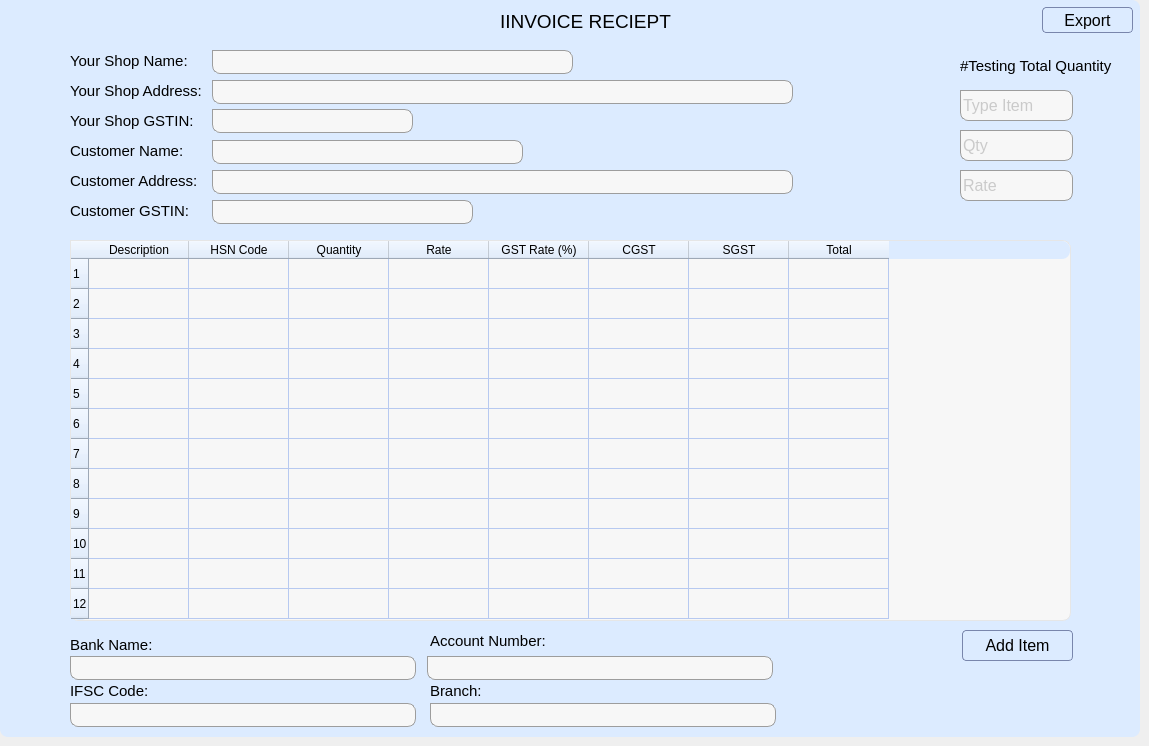
    <widget class="QWidget" name="tab_4">
     <attribute name="title">
      <string>Sale Bill</string>
     </attribute>
     <widget class="QWidget" name="widget_graph_6" native="true">
      <property name="geometry">
       <rect>
        <x>0</x>
        <y>0</y>
        <width>1140</width>
        <height>737</height>
       </rect>
      </property>
      <property name="styleSheet">
       <string notr="true">background-color: #dcebff;
       border-top-left-radius: 0px;   /* No radius on top-left */
    border-top-right-radius: 8px;  /* Rounded */
    border-bottom-left-radius: 8px; /* Rounded */
    border-bottom-right-radius: 8px; /* Rounded */

color: rgb(0, 0, 0);</string>
      </property>
      <widget class="QLineEdit" name="lineEdit_shop_name">
       <property name="geometry">
        <rect>
         <x>212</x>
         <y>50</y>
         <width>361</width>
         <height>24</height>
        </rect>
       </property>
       <property name="font">
        <font>
         <pointsize>12</pointsize>
        </font>
       </property>
       <property name="styleSheet">
        <string notr="true">background-color: rgb(247, 247, 247);
color: rgb(0, 0, 0);
border: 1px solid #9d9d9d;
color: rgb(0, 0, 0);</string>
       </property>
       <property name="placeholderText">
        <string/>
       </property>
      </widget>
      <widget class="QLineEdit" name="lineEdit_shop_address">
       <property name="geometry">
        <rect>
         <x>212</x>
         <y>80</y>
         <width>581</width>
         <height>24</height>
        </rect>
       </property>
       <property name="font">
        <font>
         <pointsize>12</pointsize>
        </font>
       </property>
       <property name="styleSheet">
        <string notr="true">background-color: rgb(247, 247, 247);
color: rgb(0, 0, 0);
border: 1px solid #9d9d9d;
color: rgb(157, 157, 157);</string>
       </property>
      </widget>
      <widget class="QLineEdit" name="lineEdit_shop_gstin">
       <property name="geometry">
        <rect>
         <x>212</x>
         <y>109</y>
         <width>201</width>
         <height>24</height>
        </rect>
       </property>
       <property name="font">
        <font>
         <pointsize>12</pointsize>
        </font>
       </property>
       <property name="styleSheet">
        <string notr="true">background-color: rgb(247, 247, 247);
color: rgb(0, 0, 0);
border: 1px solid #9d9d9d;
color: rgb(157, 157, 157);</string>
       </property>
      </widget>
      <widget class="QLineEdit" name="lineEdit_customer_name">
       <property name="geometry">
        <rect>
         <x>212</x>
         <y>140</y>
         <width>311</width>
         <height>24</height>
        </rect>
       </property>
       <property name="font">
        <font>
         <pointsize>12</pointsize>
        </font>
       </property>
       <property name="styleSheet">
        <string notr="true">background-color: rgb(247, 247, 247);
color: rgb(0, 0, 0);
border: 1px solid #9d9d9d;
color: rgb(157, 157, 157);</string>
       </property>
      </widget>
      <widget class="QLineEdit" name="lineEdit_customer_address">
       <property name="geometry">
        <rect>
         <x>212</x>
         <y>170</y>
         <width>581</width>
         <height>24</height>
        </rect>
       </property>
       <property name="font">
        <font>
         <pointsize>12</pointsize>
        </font>
       </property>
       <property name="styleSheet">
        <string notr="true">background-color: rgb(247, 247, 247);
color: rgb(0, 0, 0);
border: 1px solid #9d9d9d;
color: rgb(157, 157, 157);</string>
       </property>
      </widget>
      <widget class="QLineEdit" name="lineEdit_customer_gstin">
       <property name="geometry">
        <rect>
         <x>212</x>
         <y>200</y>
         <width>261</width>
         <height>24</height>
        </rect>
       </property>
       <property name="font">
        <font>
         <pointsize>12</pointsize>
        </font>
       </property>
       <property name="styleSheet">
        <string notr="true">background-color: rgb(247, 247, 247);
color: rgb(0, 0, 0);
border: 1px solid #9d9d9d;
color: rgb(157, 157, 157);</string>
       </property>
      </widget>
      <widget class="QLabel" name="label_3">
       <property name="geometry">
        <rect>
         <x>70</x>
         <y>50</y>
         <width>131</width>
         <height>21</height>
        </rect>
       </property>
       <property name="font">
        <font>
         <family>Segoe UI</family>
         <pointsize>11</pointsize>
         <italic>false</italic>
         <bold>false</bold>
        </font>
       </property>
       <property name="styleSheet">
        <string notr="true">color: rgb(0, 0, 0);</string>
       </property>
       <property name="text">
        <string>Your Shop Name:</string>
       </property>
      </widget>
      <widget class="QLabel" name="label_4">
       <property name="geometry">
        <rect>
         <x>70</x>
         <y>80</y>
         <width>141</width>
         <height>21</height>
        </rect>
       </property>
       <property name="font">
        <font>
         <family>Segoe UI</family>
         <pointsize>11</pointsize>
         <italic>false</italic>
         <bold>false</bold>
        </font>
       </property>
       <property name="styleSheet">
        <string notr="true">color: rgb(0, 0, 0);</string>
       </property>
       <property name="text">
        <string>Your Shop Address:</string>
       </property>
      </widget>
      <widget class="QLabel" name="label_5">
       <property name="geometry">
        <rect>
         <x>70</x>
         <y>110</y>
         <width>131</width>
         <height>21</height>
        </rect>
       </property>
       <property name="font">
        <font>
         <family>Segoe UI</family>
         <pointsize>11</pointsize>
         <italic>false</italic>
         <bold>false</bold>
        </font>
       </property>
       <property name="styleSheet">
        <string notr="true">color: rgb(0, 0, 0);</string>
       </property>
       <property name="text">
        <string>Your Shop GSTIN:</string>
       </property>
      </widget>
      <widget class="QLabel" name="label_6">
       <property name="geometry">
        <rect>
         <x>70</x>
         <y>140</y>
         <width>121</width>
         <height>21</height>
        </rect>
       </property>
       <property name="font">
        <font>
         <family>Segoe UI</family>
         <pointsize>11</pointsize>
         <italic>false</italic>
         <bold>false</bold>
        </font>
       </property>
       <property name="styleSheet">
        <string notr="true">color: rgb(0, 0, 0);</string>
       </property>
       <property name="text">
        <string>Customer Name:</string>
       </property>
      </widget>
      <widget class="QLabel" name="label_7">
       <property name="geometry">
        <rect>
         <x>70</x>
         <y>170</y>
         <width>131</width>
         <height>21</height>
        </rect>
       </property>
       <property name="font">
        <font>
         <family>Segoe UI</family>
         <pointsize>11</pointsize>
         <italic>false</italic>
         <bold>false</bold>
        </font>
       </property>
       <property name="styleSheet">
        <string notr="true">color: rgb(0, 0, 0);</string>
       </property>
       <property name="text">
        <string>Customer Address:</string>
       </property>
      </widget>
      <widget class="QLabel" name="label_8">
       <property name="geometry">
        <rect>
         <x>70</x>
         <y>200</y>
         <width>121</width>
         <height>21</height>
        </rect>
       </property>
       <property name="font">
        <font>
         <family>Segoe UI</family>
         <pointsize>11</pointsize>
         <italic>false</italic>
         <bold>false</bold>
        </font>
       </property>
       <property name="styleSheet">
        <string notr="true">color: rgb(0, 0, 0);</string>
       </property>
       <property name="text">
        <string>Customer GSTIN:</string>
       </property>
      </widget>
      <widget class="QTableWidget" name="table_item_table">
       <property name="geometry">
        <rect>
         <x>70</x>
         <y>240</y>
         <width>1001</width>
         <height>381</height>
        </rect>
       </property>
       <property name="layoutDirection">
        <enum>Qt::LayoutDirection::LeftToRight</enum>
       </property>
       <property name="styleSheet">
        <string notr="true">/* ===== Table Widget Style (Light Blue Theme) ===== */
#table_item_table {
    background-color: #f7f7f7; /* soft blue-white background */
    alternate-background-color: #e8f1ff;
    gridline-color: #b7c9f0;
  
    
    font: 10pt &quot;Segoe UI&quot;;
    color: black;
    selection-background-color: #6ea6f8;
    selection-color: white;
 border: 1px solid #e6e6e6;
   
}

/* ===== Header Styling ===== */
#table_item_table QHeaderView::section {
    background: qlineargradient(x1:0, y1:0, x2:0, y2:1,
        stop:0 #ebebeb, stop:1 #ffffff);
    color: #1d2b4d;
    font-weight: 600;
    font-size: 10pt;
    border: 1px solid #9bb8ef;
 
    border-top-left-radius: 6px;
    border-top-right-radius: 6px;
}

/* ===== Hover effect on header ===== */
#table_item_table QHeaderView::section:hover {
    background: qlineargradient(x1:0, y1:0, x2:0, y2:1,
        stop:0 #a6c5ff, stop:1 #8db4ff);
    color: #black;
}

/* ===== Row Hover Highlight ===== */
#table_item_table::item:hover {
    background-color: #c8ddff;
    color: #12294d;
}

/* ===== Selected Cell ===== */
#table_item_table::item:selected {
    background-color: #7aa3e6;
    color: black;
}

/* ===== Vertical Scrollbar ===== */
#table_item_table QScrollBar:vertical {
    border: none;
    background: #ebf2ff;
    width: 10px;
    margin: 2px 0 2px 0;
    border-radius: 4px;
}

#table_item_table QScrollBar::handle:vertical {
    background: #5077ba;
    border-radius: 4px;
}

#table_item_table QScrollBar::handle:vertical:hover {
    background: #496baa;
}

#table_item_table QScrollBar::add-line:vertical,
#table_item_table QScrollBar::sub-line:vertical {
    height: 0;
}

/* ===== Horizontal Scrollbar ===== */
#table_item_table QScrollBar:horizontal {
    border: none;
    background: #ebf2ff;
    height: 10px;
    margin: 0 2px 0 2px;
    border-radius: 4px;
}

#table_item_table QScrollBar::handle:horizontal {
    background: #90b4ff;
    border-radius: 4px;
}

#table_item_table QScrollBar::handle:horizontal:hover {
    background: #6e9fff;
}

#table_item_table QScrollBar::add-line:horizontal,
#table_item_table QScrollBar::sub-line:horizontal {
    width: 0;
}
</string>
       </property>
       <property name="rowCount">
        <number>12</number>
       </property>
       <property name="columnCount">
        <number>8</number>
       </property>
       <row/>
       <row/>
       <row/>
       <row/>
       <row/>
       <row/>
       <row/>
       <row/>
       <row/>
       <row/>
       <row/>
       <row/>
       <column>
        <property name="text">
         <string>Description</string>
        </property>
        <property name="background">
         <color>
          <red>191</red>
          <green>191</green>
          <blue>191</blue>
         </color>
        </property>
       </column>
       <column>
        <property name="text">
         <string>HSN Code</string>
        </property>
        <property name="background">
         <color>
          <red>158</red>
          <green>158</green>
          <blue>158</blue>
         </color>
        </property>
       </column>
       <column>
        <property name="text">
         <string>Quantity</string>
        </property>
        <property name="background">
         <color>
          <red>191</red>
          <green>191</green>
          <blue>191</blue>
         </color>
        </property>
       </column>
       <column>
        <property name="text">
         <string>Rate</string>
        </property>
        <property name="background">
         <color>
          <red>158</red>
          <green>158</green>
          <blue>158</blue>
         </color>
        </property>
       </column>
       <column>
        <property name="text">
         <string>GST Rate (%)</string>
        </property>
        <property name="background">
         <color>
          <red>191</red>
          <green>191</green>
          <blue>191</blue>
         </color>
        </property>
       </column>
       <column>
        <property name="text">
         <string>CGST</string>
        </property>
        <property name="background">
         <color>
          <red>158</red>
          <green>158</green>
          <blue>158</blue>
         </color>
        </property>
       </column>
       <column>
        <property name="text">
         <string>SGST</string>
        </property>
        <property name="background">
         <color>
          <red>191</red>
          <green>191</green>
          <blue>191</blue>
         </color>
        </property>
       </column>
       <column>
        <property name="text">
         <string>Total</string>
        </property>
        <property name="background">
         <color>
          <red>158</red>
          <green>158</green>
          <blue>158</blue>
         </color>
        </property>
       </column>
      </widget>
      <widget class="QToolButton" name="toolButton_save_button">
       <property name="geometry">
        <rect>
         <x>1042</x>
         <y>7</y>
         <width>91</width>
         <height>26</height>
        </rect>
       </property>
       <property name="font">
        <font>
         <pointsize>12</pointsize>
        </font>
       </property>
       <property name="styleSheet">
        <string notr="true">QToolButton {


    background: qlineargradient(x1:0, y1:0, x2:0, y2:1,
        stop:0 #ebebeb, stop:1 #ffffff);
    color: black;
    border: none;
        border: 1px solid #7986ac;
    border-radius: 4px;
   
    
}

QToolButton:hover {
     background: qlineargradient(x1:0, y1:0, x2:0, y2:1,
        stop:0 #ffffff, stop:1 #ffffff);
}

QToolButton:pressed {
 

    background: qlineargradient(x1:0, y1:0, x2:0, y2:1,
        stop:0 #f4f6fb, stop:1 #cbcbcb);
color: black;
  
}

QToolButton:disabled {
    background: #475569;
    color: #94a3b8;
}</string>
       </property>
       <property name="text">
        <string>Export</string>
       </property>
      </widget>
      <widget class="QToolButton" name="toolButton_add_item_button">
       <property name="geometry">
        <rect>
         <x>962</x>
         <y>630</y>
         <width>111</width>
         <height>31</height>
        </rect>
       </property>
       <property name="font">
        <font>
         <pointsize>12</pointsize>
        </font>
       </property>
       <property name="styleSheet">
        <string notr="true">QToolButton {


    background: qlineargradient(x1:0, y1:0, x2:0, y2:1,
        stop:0 #ebebeb, stop:1 #ffffff);
    color: black;
    border: none;
        border: 1px solid #7986ac;
    border-radius: 4px;
   
    
}

QToolButton:hover {
     background: qlineargradient(x1:0, y1:0, x2:0, y2:1,
        stop:0 #ffffff, stop:1 #ffffff);
}

QToolButton:pressed {
 

    background: qlineargradient(x1:0, y1:0, x2:0, y2:1,
        stop:0 #f4f6fb, stop:1 #cbcbcb);
color: black;
  
}

QToolButton:disabled {
    background: #475569;
    color: #94a3b8;
}</string>
       </property>
       <property name="text">
        <string>Add Item</string>
       </property>
       <property name="shortcut">
        <string>Return</string>
       </property>
      </widget>
      <widget class="QLineEdit" name="lineEdit_bank_name">
       <property name="geometry">
        <rect>
         <x>70</x>
         <y>656</y>
         <width>346</width>
         <height>24</height>
        </rect>
       </property>
       <property name="font">
        <font>
         <pointsize>12</pointsize>
        </font>
       </property>
       <property name="styleSheet">
        <string notr="true">background-color: rgb(247, 247, 247);
color: rgb(0, 0, 0);
border: 1px solid #9d9d9d;
color: rgb(157, 157, 157);</string>
       </property>
      </widget>
      <widget class="QLineEdit" name="lineEdit_account_number">
       <property name="geometry">
        <rect>
         <x>427</x>
         <y>656</y>
         <width>346</width>
         <height>24</height>
        </rect>
       </property>
       <property name="font">
        <font>
         <pointsize>12</pointsize>
        </font>
       </property>
       <property name="styleSheet">
        <string notr="true">background-color: rgb(247, 247, 247);
color: rgb(0, 0, 0);
border: 1px solid #9d9d9d;
color: rgb(157, 157, 157);</string>
       </property>
      </widget>
      <widget class="QLineEdit" name="lineEdit_ifsc_code">
       <property name="geometry">
        <rect>
         <x>70</x>
         <y>703</y>
         <width>346</width>
         <height>24</height>
        </rect>
       </property>
       <property name="font">
        <font>
         <pointsize>12</pointsize>
        </font>
       </property>
       <property name="styleSheet">
        <string notr="true">background-color: rgb(247, 247, 247);
color: rgb(0, 0, 0);
border: 1px solid #9d9d9d;
color: rgb(157, 157, 157);</string>
       </property>
      </widget>
      <widget class="QLineEdit" name="lineEdit_branch">
       <property name="geometry">
        <rect>
         <x>430</x>
         <y>703</y>
         <width>346</width>
         <height>24</height>
        </rect>
       </property>
       <property name="font">
        <font>
         <pointsize>12</pointsize>
        </font>
       </property>
       <property name="styleSheet">
        <string notr="true">background-color: rgb(247, 247, 247);
color: rgb(0, 0, 0);
border: 1px solid #9d9d9d;
color: rgb(157, 157, 157);</string>
       </property>
      </widget>
      <widget class="QLabel" name="label_17">
       <property name="geometry">
        <rect>
         <x>70</x>
         <y>634</y>
         <width>121</width>
         <height>21</height>
        </rect>
       </property>
       <property name="font">
        <font>
         <family>Segoe UI</family>
         <pointsize>11</pointsize>
         <italic>false</italic>
         <bold>false</bold>
        </font>
       </property>
       <property name="styleSheet">
        <string notr="true">color: rgb(0, 0, 0);</string>
       </property>
       <property name="text">
        <string>Bank Name:</string>
       </property>
      </widget>
      <widget class="QLabel" name="label_18">
       <property name="geometry">
        <rect>
         <x>430</x>
         <y>630</y>
         <width>121</width>
         <height>21</height>
        </rect>
       </property>
       <property name="font">
        <font>
         <family>Segoe UI</family>
         <pointsize>11</pointsize>
         <italic>false</italic>
         <bold>false</bold>
        </font>
       </property>
       <property name="styleSheet">
        <string notr="true">color: rgb(0, 0, 0);</string>
       </property>
       <property name="text">
        <string>Account Number:</string>
       </property>
      </widget>
      <widget class="QLabel" name="label_19">
       <property name="geometry">
        <rect>
         <x>70</x>
         <y>680</y>
         <width>121</width>
         <height>21</height>
        </rect>
       </property>
       <property name="font">
        <font>
         <family>Segoe UI</family>
         <pointsize>11</pointsize>
         <italic>false</italic>
         <bold>false</bold>
        </font>
       </property>
       <property name="styleSheet">
        <string notr="true">color: rgb(0, 0, 0);</string>
       </property>
       <property name="text">
        <string>IFSC Code:</string>
       </property>
      </widget>
      <widget class="QLabel" name="label_20">
       <property name="geometry">
        <rect>
         <x>430</x>
         <y>680</y>
         <width>121</width>
         <height>21</height>
        </rect>
       </property>
       <property name="font">
        <font>
         <family>Segoe UI</family>
         <pointsize>11</pointsize>
         <italic>false</italic>
         <bold>false</bold>
        </font>
       </property>
       <property name="styleSheet">
        <string notr="true">color: rgb(0, 0, 0);</string>
       </property>
       <property name="text">
        <string>Branch:</string>
       </property>
      </widget>
      <widget class="QLabel" name="label_21">
       <property name="geometry">
        <rect>
         <x>500</x>
         <y>6</y>
         <width>181</width>
         <height>31</height>
        </rect>
       </property>
       <property name="font">
        <font>
         <family>Segoe UI</family>
         <pointsize>14</pointsize>
         <italic>false</italic>
         <bold>false</bold>
        </font>
       </property>
       <property name="styleSheet">
        <string notr="true">color: rgb(0, 0, 0);</string>
       </property>
       <property name="text">
        <string>IINVOICE RECIEPT</string>
       </property>
      </widget>
      <widget class="QLineEdit" name="lineEdit_suggest_item">
       <property name="geometry">
        <rect>
         <x>960</x>
         <y>90</y>
         <width>113</width>
         <height>31</height>
        </rect>
       </property>
       <property name="font">
        <font>
         <pointsize>12</pointsize>
        </font>
       </property>
       <property name="styleSheet">
        <string notr="true">background-color: rgb(247, 247, 247);
color: rgb(0, 0, 0);
border: 1px solid #9d9d9d;
color: rgb(157, 157, 157);</string>
       </property>
       <property name="placeholderText">
        <string>Type Item</string>
       </property>
      </widget>
      <widget class="QLineEdit" name="lineEdit_suggest_quantity">
       <property name="geometry">
        <rect>
         <x>960</x>
         <y>130</y>
         <width>113</width>
         <height>31</height>
        </rect>
       </property>
       <property name="font">
        <font>
         <pointsize>12</pointsize>
        </font>
       </property>
       <property name="styleSheet">
        <string notr="true">background-color: rgb(247, 247, 247);
color: rgb(0, 0, 0);
border: 1px solid #9d9d9d;
color: rgb(157, 157, 157);</string>
       </property>
       <property name="placeholderText">
        <string>Qty</string>
       </property>
      </widget>
      <widget class="QLineEdit" name="lineEdit_suggest_rate">
       <property name="geometry">
        <rect>
         <x>960</x>
         <y>170</y>
         <width>113</width>
         <height>31</height>
        </rect>
       </property>
       <property name="font">
        <font>
         <pointsize>12</pointsize>
        </font>
       </property>
       <property name="styleSheet">
        <string notr="true">background-color: rgb(247, 247, 247);
color: rgb(0, 0, 0);
border: 1px solid #9d9d9d;
color: rgb(157, 157, 157);</string>
       </property>
       <property name="placeholderText">
        <string>Rate</string>
       </property>
      </widget>
      <widget class="QLabel" name="label_suggest_qty">
       <property name="geometry">
        <rect>
         <x>960</x>
         <y>50</y>
         <width>161</width>
         <height>31</height>
        </rect>
       </property>
       <property name="font">
        <font>
         <family>Segoe UI</family>
         <pointsize>11</pointsize>
         <italic>false</italic>
         <bold>false</bold>
        </font>
       </property>
       <property name="styleSheet">
        <string notr="true">color: rgb(0, 0, 0);</string>
       </property>
       <property name="text">
        <string>#Testing Total Quantity</string>
       </property>
      </widget>
     </widget>
    </widget>
